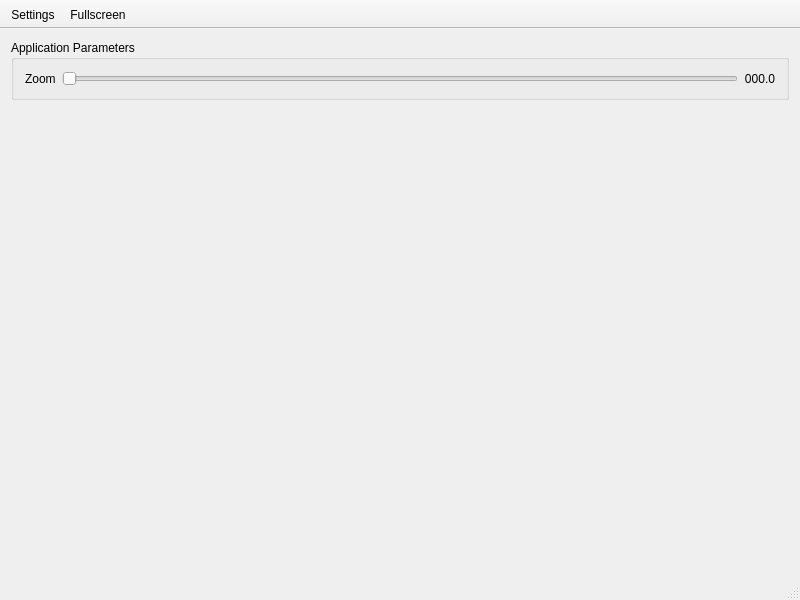
<?xml version="1.0" encoding="UTF-8"?>
<ui version="4.0">
 <class>InterfaceClass</class>
 <widget class="QMainWindow" name="InterfaceClass">
  <property name="geometry">
   <rect>
    <x>0</x>
    <y>0</y>
    <width>800</width>
    <height>600</height>
   </rect>
  </property>
  <property name="windowTitle">
   <string>CHAI3D</string>
  </property>
  <property name="windowIcon">
   <iconset resource="Application.qrc">
    <normaloff>:/chai3d.ico</normaloff>:/chai3d.ico</iconset>
  </property>
  <property name="toolTip">
   <string/>
  </property>
  <widget class="QWidget" name="centralWidget">
   <layout class="QHBoxLayout" name="horizontalLayout">
    <property name="spacing">
     <number>0</number>
    </property>
    <property name="leftMargin">
     <number>0</number>
    </property>
    <property name="topMargin">
     <number>0</number>
    </property>
    <property name="rightMargin">
     <number>0</number>
    </property>
    <property name="bottomMargin">
     <number>0</number>
    </property>
    <item>
     <widget class="QWidget" name="Settings" native="true">
      <property name="sizePolicy">
       <sizepolicy hsizetype="Minimum" vsizetype="Preferred">
        <horstretch>0</horstretch>
        <verstretch>0</verstretch>
       </sizepolicy>
      </property>
      <layout class="QVBoxLayout" name="verticalLayout">
       <item>
        <widget class="QGroupBox" name="groupHapticLin">
         <property name="enabled">
          <bool>true</bool>
         </property>
         <property name="title">
          <string>Application Parameters</string>
         </property>
         <layout class="QGridLayout" name="gridLayoutHaptic">
          <item row="0" column="0">
           <widget class="QLabel" name="titleZoom">
            <property name="enabled">
             <bool>true</bool>
            </property>
            <property name="toolTip">
             <string>Scaling factor between haptic translation and robot translation</string>
            </property>
            <property name="text">
             <string>Zoom</string>
            </property>
           </widget>
          </item>
          <item row="0" column="2">
           <widget class="QSlider" name="sliderZoom">
            <property name="enabled">
             <bool>true</bool>
            </property>
            <property name="maximum">
             <number>100</number>
            </property>
            <property name="orientation">
             <enum>Qt::Horizontal</enum>
            </property>
           </widget>
          </item>
          <item row="0" column="3">
           <widget class="QLabel" name="labelZoom">
            <property name="enabled">
             <bool>true</bool>
            </property>
            <property name="text">
             <string>000.0</string>
            </property>
            <property name="alignment">
             <set>Qt::AlignRight|Qt::AlignTrailing|Qt::AlignVCenter</set>
            </property>
           </widget>
          </item>
         </layout>
        </widget>
       </item>
       <item>
        <spacer name="verticalSpacer">
         <property name="orientation">
          <enum>Qt::Vertical</enum>
         </property>
         <property name="sizeHint" stdset="0">
          <size>
           <width>20</width>
           <height>40</height>
          </size>
         </property>
        </spacer>
       </item>
      </layout>
     </widget>
    </item>
   </layout>
  </widget>
  <widget class="QToolBar" name="toolBar">
   <property name="windowTitle">
    <string>toolBar</string>
   </property>
   <property name="autoFillBackground">
    <bool>true</bool>
   </property>
   <property name="movable">
    <bool>false</bool>
   </property>
   <property name="toolButtonStyle">
    <enum>Qt::ToolButtonTextUnderIcon</enum>
   </property>
   <property name="floatable">
    <bool>false</bool>
   </property>
   <attribute name="toolBarArea">
    <enum>TopToolBarArea</enum>
   </attribute>
   <attribute name="toolBarBreak">
    <bool>false</bool>
   </attribute>
   <addaction name="actionShow_Settings"/>
   <addaction name="actionFull_Screen"/>
  </widget>
  <widget class="QStatusBar" name="statusBar"/>
  <action name="actionShow_Settings">
   <property name="checkable">
    <bool>true</bool>
   </property>
   <property name="text">
    <string>Settings</string>
   </property>
  </action>
  <action name="actionFull_Screen">
   <property name="checkable">
    <bool>true</bool>
   </property>
   <property name="text">
    <string>Fullscreen</string>
   </property>
  </action>
 </widget>
 <layoutdefault spacing="6" margin="11"/>
 <resources>
  <include location="Application.qrc"/>
 </resources>
 <connections>
  <connection>
   <sender>actionShow_Settings</sender>
   <signal>triggered(bool)</signal>
   <receiver>Settings</receiver>
   <slot>setVisible(bool)</slot>
   <hints>
    <hint type="sourcelabel">
     <x>-1</x>
     <y>-1</y>
    </hint>
    <hint type="destinationlabel">
     <x>390</x>
     <y>383</y>
    </hint>
   </hints>
  </connection>
 </connections>
</ui>
